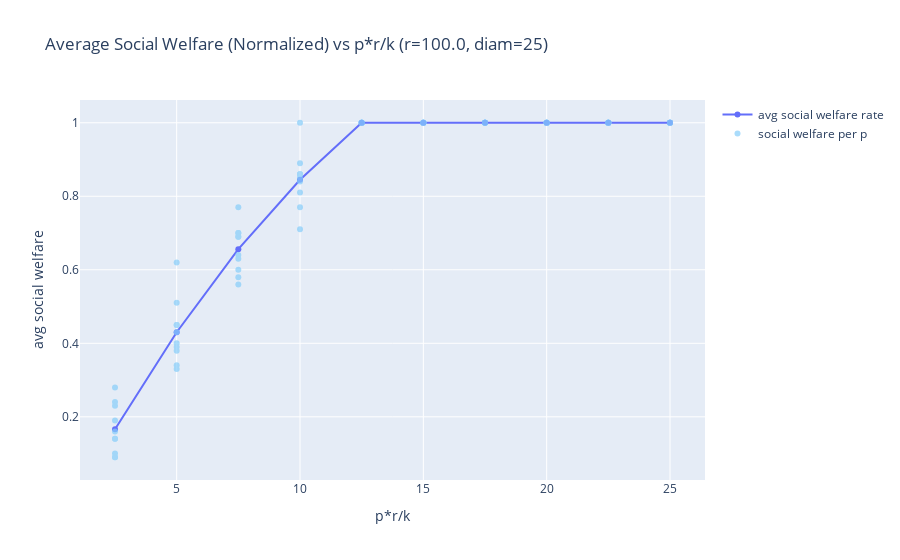
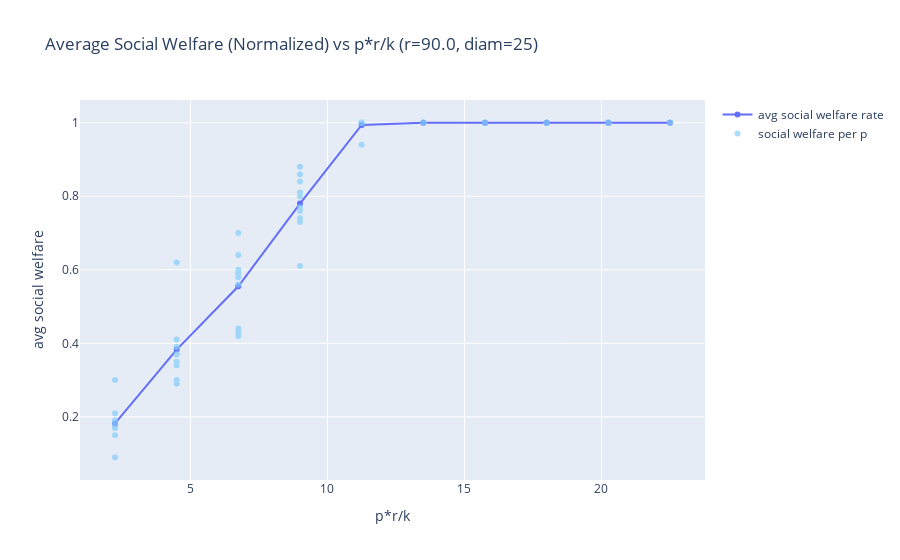
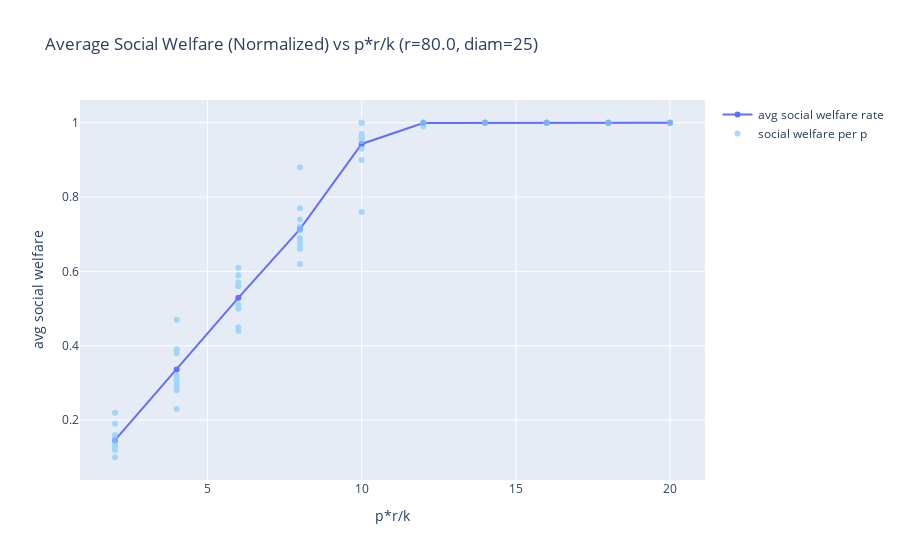
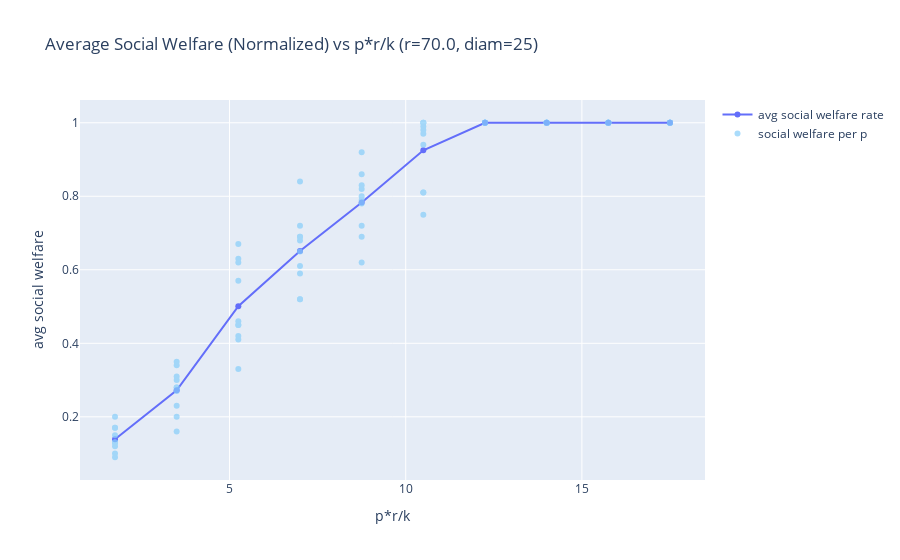

Notebook code for these charts, in order:
### Markdown cell above
## Evenly distributed resources

### Code cell
run_sim(num_vertices, regularity, create_rl)

### Figure 1 — Plotly figure (JSON) as saved in the notebook; plotly's stock layout.template omitted (floating-point values rounded to 4 significant figures)
{"data": [{"hoverinfo": "skip", "mode": "lines+markers", "name": "avg social welfare rate", "type": "scatter", "x": [25, 22.5, 20, 17.5, 15, 12.5, 10.0, 7.5, 5.0, 2.5], "y": [1, 1, 1, 1, 1, 1, 0.845, 0.656, 0.43, 0.166]}, {"hoverinfo": "skip", "marker": {"color": "LightSkyBlue"}, "mode": "markers", "name": "social welfare per p", "opacity": 0.7, "type": "scatter", "x": [25, 25, 25, 25, 25, 25, 25, 25, 25, 25, 22.5, 22.5, 22.5, 22.5, 22.5, 22.5, 22.5, 22.5, 22.5, 22.5, 20, 20, 20, 20, 20, 20, 20, 20, 20, 20, 17.5, 17.5, 17.5, 17.5, 17.5, 17.5, 17.5, 17.5, 17.5, 17.5, 15, 15, 15, 15, 15, 15, 15, 15, 15, 15, 12.5, 12.5, 12.5, 12.5, 12.5, 12.5, 12.5, 12.5, 12.5, 12.5, 10.0, 10.0, 10.0, 10.0, 10.0, 10.0, 10.0, 10.0, 10.0, 10.0, 7.5, 7.5, 7.5, 7.5, 7.5, 7.5, 7.5, 7.5, 7.5, 7.5, 5.0, 5.0, 5.0, 5.0, 5.0, 5.0, 5.0, 5.0, 5.0, 5.0, 2.5, 2.5, 2.5, 2.5, 2.5, 2.5, 2.5, 2.5, 2.5, 2.5], "y": [1, 1, 1, 1, 1, 1, 1, 1, 1, 1, 1, 1, 1, 1, 1, 1, 1, 1, 1, 1, 1, 1, 1, 1, 1, 1, 1, 1, 1, 1, 1, 1, 1, 1, 1, 1, 1, 1, 1, 1, 1, 1, 1, 1, 1, 1, 1, 1, 1, 1, 1, 1, 1, 1, 1, 1, 1, 1, 1, 1, 0.86, 0.71, 1, 0.81, 0.89, 0.85, 0.84, 0.86, 0.77, 0.86, 0.7, 0.77, 0.58, 0.63, 0.64, 0.7, 0.69, 0.6, 0.56, 0.69, 0.43, 0.4, 0.45, 0.34, 0.51, 0.39, 0.45, 0.33, 0.62, 0.38, 0.1, 0.09, 0.14, 0.28, 0.09, 0.23, 0.24, 0.19, 0.16, 0.14]}], "layout": {"showlegend": true, "title": {"text": "Average Social Welfare (Normalized) vs p*r/k (r=100.0, diam=25)"}, "xaxis": {"title": {"text": "p*r/k"}}, "yaxis": {"title": {"text": "avg social welfare"}}}}

### Figure 2 — Plotly figure (JSON) as saved in the notebook; plotly's stock layout.template omitted (floating-point values rounded to 4 significant figures)
{"data": [{"hoverinfo": "skip", "mode": "lines+markers", "name": "avg social welfare rate", "type": "scatter", "x": [22.5, 20.25, 18, 15.75, 13.5, 11.25, 9.0, 6.75, 4.5, 2.25], "y": [1, 1, 1, 1, 1, 0.994, 0.78, 0.555, 0.383, 0.182]}, {"hoverinfo": "skip", "marker": {"color": "LightSkyBlue"}, "mode": "markers", "name": "social welfare per p", "opacity": 0.7, "type": "scatter", "x": [22.5, 22.5, 22.5, 22.5, 22.5, 22.5, 22.5, 22.5, 22.5, 22.5, 20.25, 20.25, 20.25, 20.25, 20.25, 20.25, 20.25, 20.25, 20.25, 20.25, 18, 18, 18, 18, 18, 18, 18, 18, 18, 18, 15.75, 15.75, 15.75, 15.75, 15.75, 15.75, 15.75, 15.75, 15.75, 15.75, 13.5, 13.5, 13.5, 13.5, 13.5, 13.5, 13.5, 13.5, 13.5, 13.5, 11.25, 11.25, 11.25, 11.25, 11.25, 11.25, 11.25, 11.25, 11.25, 11.25, 9.0, 9.0, 9.0, 9.0, 9.0, 9.0, 9.0, 9.0, 9.0, 9.0, 6.75, 6.75, 6.75, 6.75, 6.75, 6.75, 6.75, 6.75, 6.75, 6.75, 4.5, 4.5, 4.5, 4.5, 4.5, 4.5, 4.5, 4.5, 4.5, 4.5, 2.25, 2.25, 2.25, 2.25, 2.25, 2.25, 2.25, 2.25, 2.25, 2.25], "y": [1, 1, 1, 1, 1, 1, 1, 1, 1, 1, 1, 1, 1, 1, 1, 1, 1, 1, 1, 1, 1, 1, 1, 1, 1, 1, 1, 1, 1, 1, 1, 1, 1, 1, 1, 1, 1, 1, 1, 1, 1, 1, 1, 1, 1, 1, 1, 1, 1, 1, 1, 1, 1, 1, 1, 1, 1, 0.94, 1, 1, 0.8, 0.61, 0.84, 0.81, 0.73, 0.77, 0.76, 0.88, 0.86, 0.74, 0.44, 0.64, 0.42, 0.59, 0.58, 0.59, 0.56, 0.7, 0.43, 0.6, 0.3, 0.35, 0.62, 0.39, 0.34, 0.39, 0.29, 0.41, 0.37, 0.37, 0.3, 0.15, 0.17, 0.17, 0.21, 0.18, 0.09, 0.19, 0.17, 0.19]}], "layout": {"showlegend": true, "title": {"text": "Average Social Welfare (Normalized) vs p*r/k (r=90.0, diam=25)"}, "xaxis": {"title": {"text": "p*r/k"}}, "yaxis": {"title": {"text": "avg social welfare"}}}}

### Figure 3 — Plotly figure (JSON) as saved in the notebook; plotly's stock layout.template omitted (floating-point values rounded to 4 significant figures)
{"data": [{"hoverinfo": "skip", "mode": "lines+markers", "name": "avg social welfare rate", "type": "scatter", "x": [20, 18, 16, 14, 12, 10, 8.0, 6.0, 4.0, 2.0], "y": [1, 1, 1, 1, 0.999, 0.943, 0.714, 0.529, 0.336, 0.146]}, {"hoverinfo": "skip", "marker": {"color": "LightSkyBlue"}, "mode": "markers", "name": "social welfare per p", "opacity": 0.7, "type": "scatter", "x": [20, 20, 20, 20, 20, 20, 20, 20, 20, 20, 18, 18, 18, 18, 18, 18, 18, 18, 18, 18, 16, 16, 16, 16, 16, 16, 16, 16, 16, 16, 14, 14, 14, 14, 14, 14, 14, 14, 14, 14, 12, 12, 12, 12, 12, 12, 12, 12, 12, 12, 10, 10, 10, 10, 10, 10, 10, 10, 10, 10, 8.0, 8.0, 8.0, 8.0, 8.0, 8.0, 8.0, 8.0, 8.0, 8.0, 6.0, 6.0, 6.0, 6.0, 6.0, 6.0, 6.0, 6.0, 6.0, 6.0, 4.0, 4.0, 4.0, 4.0, 4.0, 4.0, 4.0, 4.0, 4.0, 4.0, 2.0, 2.0, 2.0, 2.0, 2.0, 2.0, 2.0, 2.0, 2.0, 2.0], "y": [1, 1, 1, 1, 1, 1, 1, 1, 1, 1, 1, 1, 1, 1, 1, 1, 1, 1, 1, 1, 1, 1, 1, 1, 1, 1, 1, 1, 1, 1, 1, 1, 1, 1, 1, 1, 1, 1, 1, 1, 1, 1, 0.99, 1, 1, 1, 1, 1, 1, 1, 0.93, 1, 0.95, 1, 1, 0.96, 0.9, 0.76, 0.96, 0.97, 0.71, 0.69, 0.72, 0.62, 0.77, 0.66, 0.74, 0.88, 0.67, 0.68, 0.45, 0.44, 0.5, 0.61, 0.59, 0.57, 0.51, 0.5, 0.56, 0.56, 0.39, 0.32, 0.28, 0.3, 0.23, 0.31, 0.39, 0.38, 0.29, 0.47, 0.22, 0.15, 0.1, 0.19, 0.14, 0.12, 0.13, 0.16, 0.12, 0.13]}], "layout": {"showlegend": true, "title": {"text": "Average Social Welfare (Normalized) vs p*r/k (r=80.0, diam=25)"}, "xaxis": {"title": {"text": "p*r/k"}}, "yaxis": {"title": {"text": "avg social welfare"}}}}

### Figure 4 — Plotly figure (JSON) as saved in the notebook; plotly's stock layout.template omitted (floating-point values rounded to 4 significant figures)
{"data": [{"hoverinfo": "skip", "mode": "lines+markers", "name": "avg social welfare rate", "type": "scatter", "x": [17.5, 15.75, 14, 12.25, 10.5, 8.75, 7.0, 5.25, 3.5, 1.75], "y": [1, 1, 1, 1, 0.925, 0.783, 0.651, 0.501, 0.272, 0.139]}, {"hoverinfo": "skip", "marker": {"color": "LightSkyBlue"}, "mode": "markers", "name": "social welfare per p", "opacity": 0.7, "type": "scatter", "x": [17.5, 17.5, 17.5, 17.5, 17.5, 17.5, 17.5, 17.5, 17.5, 17.5, 15.75, 15.75, 15.75, 15.75, 15.75, 15.75, 15.75, 15.75, 15.75, 15.75, 14, 14, 14, 14, 14, 14, 14, 14, 14, 14, 12.25, 12.25, 12.25, 12.25, 12.25, 12.25, 12.25, 12.25, 12.25, 12.25, 10.5, 10.5, 10.5, 10.5, 10.5, 10.5, 10.5, 10.5, 10.5, 10.5, 8.75, 8.75, 8.75, 8.75, 8.75, 8.75, 8.75, 8.75, 8.75, 8.75, 7.0, 7.0, 7.0, 7.0, 7.0, 7.0, 7.0, 7.0, 7.0, 7.0, 5.25, 5.25, 5.25, 5.25, 5.25, 5.25, 5.25, 5.25, 5.25, 5.25, 3.5, 3.5, 3.5, 3.5, 3.5, 3.5, 3.5, 3.5, 3.5, 3.5, 1.75, 1.75, 1.75, 1.75, 1.75, 1.75, 1.75, 1.75, 1.75, 1.75], "y": [1, 1, 1, 1, 1, 1, 1, 1, 1, 1, 1, 1, 1, 1, 1, 1, 1, 1, 1, 1, 1, 1, 1, 1, 1, 1, 1, 1, 1, 1, 1, 1, 1, 1, 1, 1, 1, 1, 1, 1, 0.98, 0.81, 0.81, 0.97, 0.94, 1, 0.99, 1, 1, 0.75, 0.83, 0.92, 0.82, 0.78, 0.86, 0.72, 0.8, 0.79, 0.62, 0.69, 0.52, 0.65, 0.68, 0.84, 0.59, 0.72, 0.61, 0.69, 0.52, 0.69, 0.57, 0.41, 0.33, 0.45, 0.46, 0.45, 0.67, 0.62, 0.63, 0.42, 0.34, 0.3, 0.2, 0.27, 0.23, 0.16, 0.28, 0.31, 0.35, 0.28, 0.13, 0.15, 0.2, 0.12, 0.17, 0.09, 0.17, 0.13, 0.13, 0.1]}], "layout": {"showlegend": true, "title": {"text": "Average Social Welfare (Normalized) vs p*r/k (r=70.0, diam=25)"}, "xaxis": {"title": {"text": "p*r/k"}}, "yaxis": {"title": {"text": "avg social welfare"}}}}
